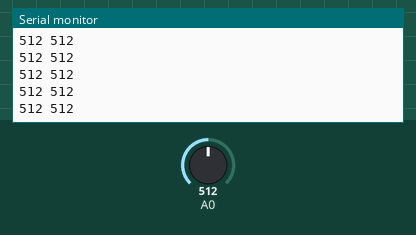
This sketch was run on a simulated Arduino Uno, built with avr-gcc and run on an emulated ATmega328P. Shown: the last lines printed to the serial monitor. The inputs (shaded band) are chosen by the test bench; at power-on: A0 = 512.

Above: at 1.2 s.
1.3 s: A0 set to 11
At 2.3 s:
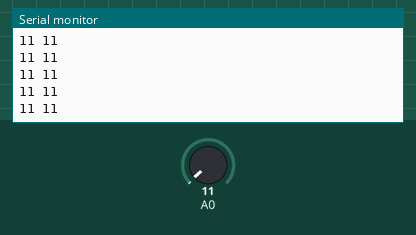
2.8 s: A0 set to 8
At 3.5 s:
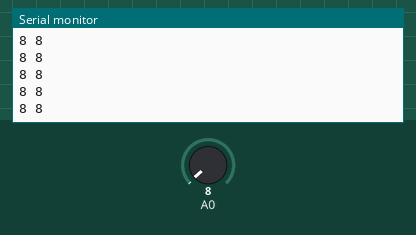
4.3 s: A0 set to 993
At 4.8 s:
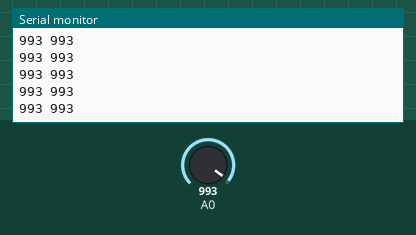
5.8 s: A0 set to 1008
At 6.9 s:
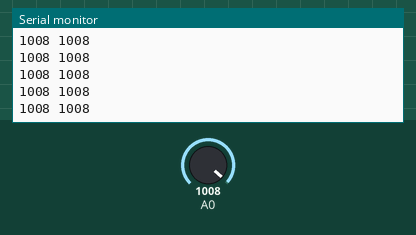
Timing chart, 0 to 8.8 s (numbered marks = the images above; inputs shaded):
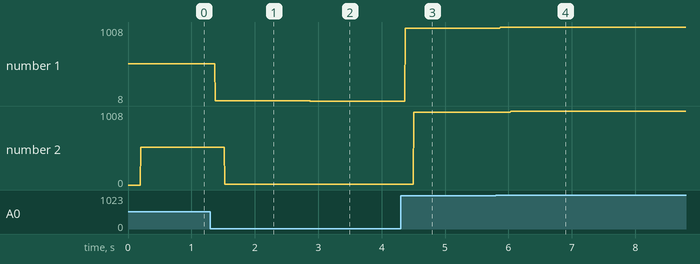

Measured:
- after the input at 1.3 s, the serial monitor: prints a new line after 0.07 s (image 1)
- after the input at 2.8 s, the serial monitor: prints a new line after 0.07 s (image 2)
- after the input at 4.3 s, the serial monitor: prints a new line after 0.07 s (image 3)
- after the input at 5.8 s, the serial monitor: prints a new line after 0.07 s (image 4)
- plotted number 1: 512 → 11 after the input at 1.3 s, 11 → 8 after the input at 2.8 s, 8 → 993 after the input at 4.3 s, 993 → 1008 after the input at 5.8 s
- plotted number 2: 512 → 11 after the input at 1.3 s, 11 → 8 after the input at 2.8 s, 8 → 993 after the input at 4.3 s, 993 → 100 after the input at 5.8 s

The sketch:

capacitiveSoilMoistureSensorTest.ino
```cpp
#include "debAnalogInput.h"

// Jan 19, 2020 Notes:
// Raw ADC readings when suspended in open air: 634 to 644 (debounced to 637 to 638 w/ this program).
// Raw ADC readings when submerged in tap water: settles down to between 300 and 304.
// From suspended in air to submerged in water: readings stabilize after a minute or so.
// From submerged in water to suspended in air: readings stabilize after a few seconds.
#define VERSION_DEBOUNCED

#ifdef VERSION_DEBOUNCED
const uint8_t SOILMOISTURE_DEB_VAL_SIGNIFCHANGE = 1;
const uint8_t SOILMOISTURE_DEB_PERIOD_SIGNIFCHANGE = 50;
const int16_t SOILMOISTURE_DEB_VAL_MAX = 1023;
const int16_t SOILMOISTURE_DEB_VAL_MIN = 0;
const uint16_t SOILMOISTURE_DEB_QTY_SAMPLES = 10;
#endif

#define DBG_ALL

#define PLOT_ALL
#ifdef PLOT_ALL
#undef DBG_ALL
#define PLOT_PORT Serial
#define PLOT_BAUD 9600

#define PLOT_SOILMOISTURE_RAW
// #define PLOT_SOILMOISTURE_RAW_ISLAST
// #define PLOT_SOILMOISTURE_DEB
#define PLOT_SOILMOISTURE_DEB_ISLAST
#endif

#ifdef DBG_ALL
#define DBG_PORT Serial
#define DBG_BAUD 9600

#define DBG_SOILMOISTURE_RAW
#define DBG_SOILMOISTURE_DEB
#endif


void setup() {
  // put your setup code here, to run once:
  #ifdef DBG_ALL
  DBG_PORT.begin(DBG_BAUD);
  DBG_PORT.println(F("Capacitive Soil Moisture Sensor Test!"));
  #elif defined PLOT_ALL
  PLOT_PORT.begin(PLOT_BAUD);
  #endif
}

void loop() {
  // put your main code here, to run repeatedly:

  #ifdef VERSION_DEBOUNCED
  static int16_t soil_moisture_deb_valPrev{};
  static uint8_t soil_moisture_deb_st{};
  static float soil_moisture_deb_sum{};
  static int16_t soilMoistureDeb{};
  static uint8_t soil_moisture_deb_ctr{};
  static uint32_t soil_moisture_deb_tRef{};
  int16_t soilMoistureRaw = analogRead(A0);
  if (debAnalogInput(
          &soilMoistureRaw,
          &soil_moisture_deb_valPrev,
          &soil_moisture_deb_st,
          &soil_moisture_deb_sum,
          &soilMoistureDeb,
          &soil_moisture_deb_ctr,
          &soil_moisture_deb_tRef,
          SOILMOISTURE_DEB_VAL_SIGNIFCHANGE,
          SOILMOISTURE_DEB_PERIOD_SIGNIFCHANGE,
          SOILMOISTURE_DEB_VAL_MAX,
          SOILMOISTURE_DEB_VAL_MIN,
          SOILMOISTURE_DEB_QTY_SAMPLES))
  {
    #ifdef DBG_SOILMOISTURE_RAW
    DBG_PORT.print(F("soilMoistureRaw: "));
    DBG_PORT.println(soilMoistureRaw);
    #endif
    #ifdef DBG_SOILMOISTURE_DEB
    DBG_PORT.print(F("soilMoistureDeb: "));
    DBG_PORT.println(soilMoistureDeb);
    #endif
  }
  #else
  static int16_t soilMoistureDeb{};
  int16_t soilMoistureRaw = analogRead(A0);
  if(soilMoistureDeb != soilMoistureRaw){
    soilMoistureDeb = soilMoistureRaw;
    #ifdef DBG_SOILMOISTURE_RAW
    DBG_PORT.print(F("soilMoistureRaw: "));
    DBG_PORT.println(soilMoistureRaw);
    #endif
    #ifdef DBG_SOILMOISTURE_DEB
    DBG_PORT.print(F("soilMoistureDeb: "));
    DBG_PORT.println(soilMoistureDeb);
    #endif
  }
  #endif

  #ifdef PLOT_SOILMOISTURE_RAW
  PLOT_PORT.print(soilMoistureRaw);
  PLOT_PORT.print(" ");
  #elif defined PLOT_SOILMOISTURE_RAW_ISLAST
  PLOT_PORT.println(soilMoistureRaw);
  #endif

  #ifdef PLOT_SOILMOISTURE_DEB
  PLOT_PORT.print(soilMoistureDeb);
  PLOT_PORT.print(" ");
  #elif defined PLOT_SOILMOISTURE_DEB_ISLAST
  PLOT_PORT.println(soilMoistureDeb);
  #endif
}
```

debAnalogInput.h
```cpp
// This function will filter (clip) *valCur if it is outside the allowed range of valid values.
// Returns true if a change has occurred (get value of debVal).
bool debAnalogInput(
    int16_t *valCur,
    int16_t *valPrev,
    uint8_t *state,
    float *sum,
    int16_t *debVal,
    uint8_t *ctr,
    uint32_t *tRef,
    uint16_t valSignifCh,
    uint32_t periodSignifCh,
    int16_t valMax,
    int16_t valMin,
    uint16_t qtySamples)
{
  bool hasChanged{};
  if (*valCur > valMax)
    *valCur = valMax;
  else if (*valCur < valMin)
    *valCur = valMin;
  int16_t minVal = *valPrev - valSignifCh;
  int16_t maxVal = *valPrev + valSignifCh;
  switch (*state)
  {
  case 0: // Waiting for a significant change.
    if (*valCur < minVal || *valCur > maxVal)
    {
      *tRef = millis();
      *state = 1;
    }
    break;
  case 1: // Time significant change.
    if (*valCur >= minVal && *valCur <= maxVal)
    {
      *state = 0; // change resets (false trigger)
    }
    else if (millis() - *tRef > periodSignifCh)
    { // real change
      *sum = 0;
      *ctr = 0;
      *state = 2;
    }
    break;
  case 2: // Sample and get mean (it is assumed that values are stable in this phase).
    if (*ctr < qtySamples)
    {
      *sum += *valCur;
      (*ctr)++;
    }
    else
    {
      *debVal = (int16_t)(*sum / (float)qtySamples);
      hasChanged = true;
      *valPrev = *debVal;
      *state = 0;
    }
    break;
  default:
    break;
  }
  return hasChanged;
}

// Example of usage start =================================================
// #define DBG_IMU_PITCH_DEB
// const uint8_t IMU_DEB_VAL_SIGNIFCHANGE = 1;
// const uint8_t IMU_DEB_PERIOD_SIGNIFCHANGE = 50;
// const int16_t IMU_DEB_VAL_MAX = 200;
// const int16_t IMU_DEB_VAL_MIN = -200;
// const uint16_t QTY_SAMPLES = 10;

// static int16_t imu_pitch_deb_valPrev{};
// static uint8_t imu_pitch_deb_st{};
// static float imu_pitch_deb_sum{};
// static int16_t imu_pitch_deb_val{};
// static uint8_t imu_pitch_deb_ctr{};
// static uint32_t imu_pitch_deb_tRef{};
// if (debAnalogInput(
//         &imu_pitch,
//         &imu_pitch_deb_valPrev,
//         &imu_pitch_deb_st,
//         &imu_pitch_deb_sum,
//         &imu_pitch_deb_val,
//         &imu_pitch_deb_ctr,
//         &imu_pitch_deb_tRef,
//         IMU_DEB_VAL_SIGNIFCHANGE,
//         IMU_DEB_PERIOD_SIGNIFCHANGE,
//         IMU_DEB_VAL_MAX,
//         IMU_DEB_VAL_MIN,
//         QTY_SAMPLES))
// {
// #ifdef DBG_IMU_PITCH_DEB
//   DBG_PORT.print(F("imu_pitch_deb_val: "));
//   DBG_PORT.println(imu_pitch_deb_val);
// #endif
// }
// Example of usage end   =================================================
```
